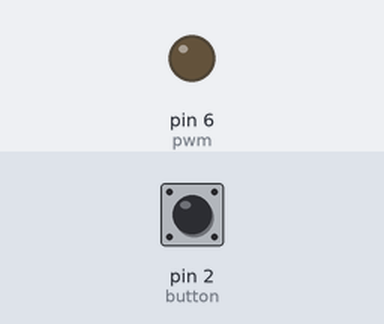
Bench run of a sketch on a simulated Arduino Uno, built with avr-gcc and run on an emulated ATmega328P. On the bench: output pins drawn as LEDs (lit = HIGH). Inputs (shaded band) come from the test bench; at power-on: pin 2 (button) LOW.

Above: at 1.2 s.
1.3 s: pin 2 (button) pulled HIGH for 0.15 s
At 2.6 s:
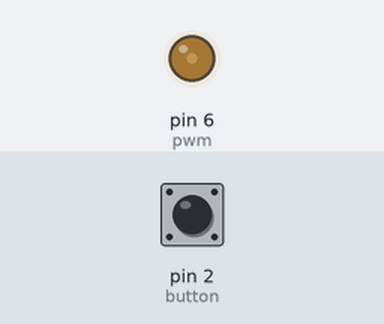
2.9 s: pin 2 (button) pulled HIGH for 1 s
At 4.3 s:
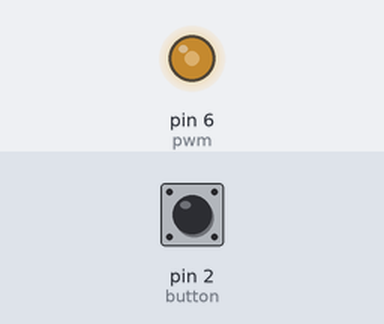
5.4 s: pin 2 (button) pulled HIGH for 0.15 s
At 6.7 s:
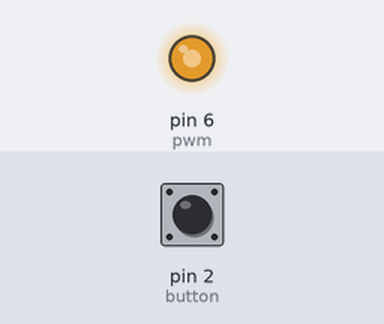
7.0 s: pin 2 (button) pulled HIGH for 3.2 s
At 8.3 s:
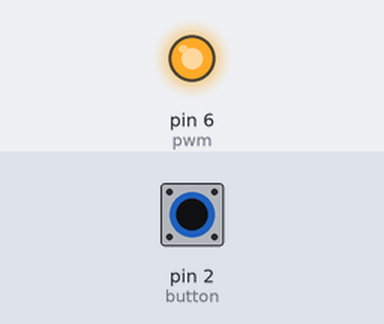
Timing chart, 0 to 10.0 s (numbered marks = the images above; inputs shaded):
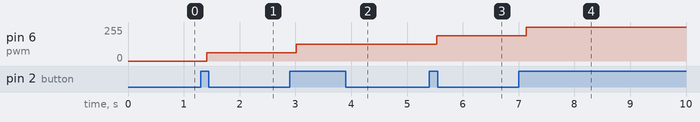

The sketch:

8_state_PWM_Driver.ino
```cpp
const int button = 2;
const int pwm = 6;

int buttonState = LOW;
int lastButtonState = LOW;

int state_count = 0;
const int maxDuty = 255;
bool decend = false;

unsigned long lastDebounceTime = 0;
unsigned long debounceDelay = 50;

void setup() {
  pinMode(pwm, OUTPUT);
  pinMode(button, INPUT);
  analogWrite(pwm, 0);
}

void loop() {
  int buttonRead = digitalRead(button);

  Serial.print("Button Read: ");
  Serial.print(buttonRead);
  Serial.print(" | Button State: ");
  Serial.print(buttonState);
  Serial.print(" | State Count: ");
  Serial.println(state_count);

  if (buttonRead != lastButtonState) {
    lastDebounceTime = millis();
  }

  if ((millis() - lastDebounceTime) > debounceDelay) {
    if (buttonRead != buttonState) {
      buttonState = buttonRead;

      // Only increment on button PRESS (transition from LOW to HIGH)
      if (buttonState == HIGH) {
        int duty;
        if (decend == false) {
          state_count = state_count + 2;
          if (state_count >= 8) {
            state_count = 8;
            decend = true;
          }
        }
        else {
          state_count = state_count - 2;
          if (state_count <= 0) {
            state_count = 0;
            decend = false;
          }
        }

        duty = (maxDuty * state_count) / 8;
        analogWrite(pwm, duty);

      }
    }
  }

  lastButtonState = buttonRead;
  delay(100);
}
```

Measured:
- after the input at 1.3 s, pin 6 (pwm): 0/255 → 63/255 after 0.11 s
- after the input at 2.9 s, pin 6 (pwm): 63/255 → 127/255 after 0.12 s
- after the input at 5.4 s, pin 6 (pwm): 127/255 → 191/255 after 0.13 s
- after the input at 7.0 s, pin 6 (pwm): 191/255 → 255/255 after 0.14 s
